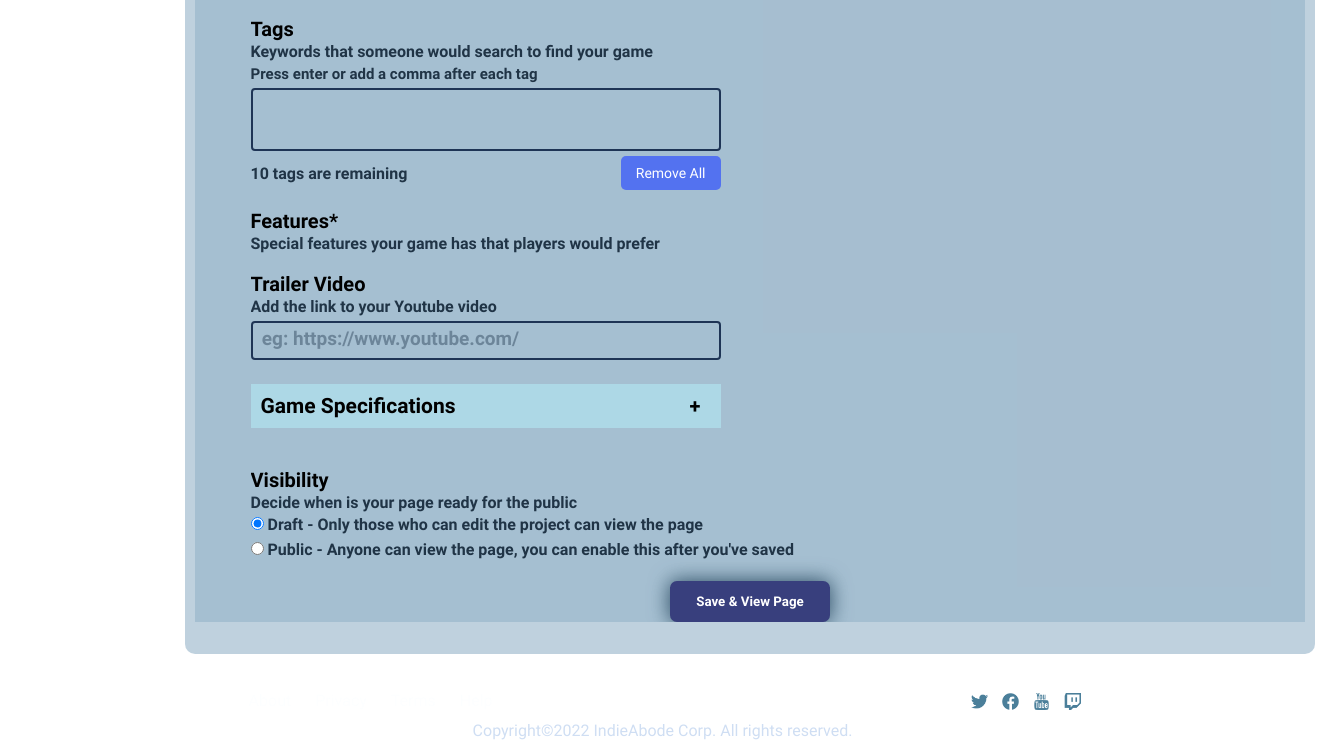
/gameupload (lower part), run on an earlier commit of the app's database.
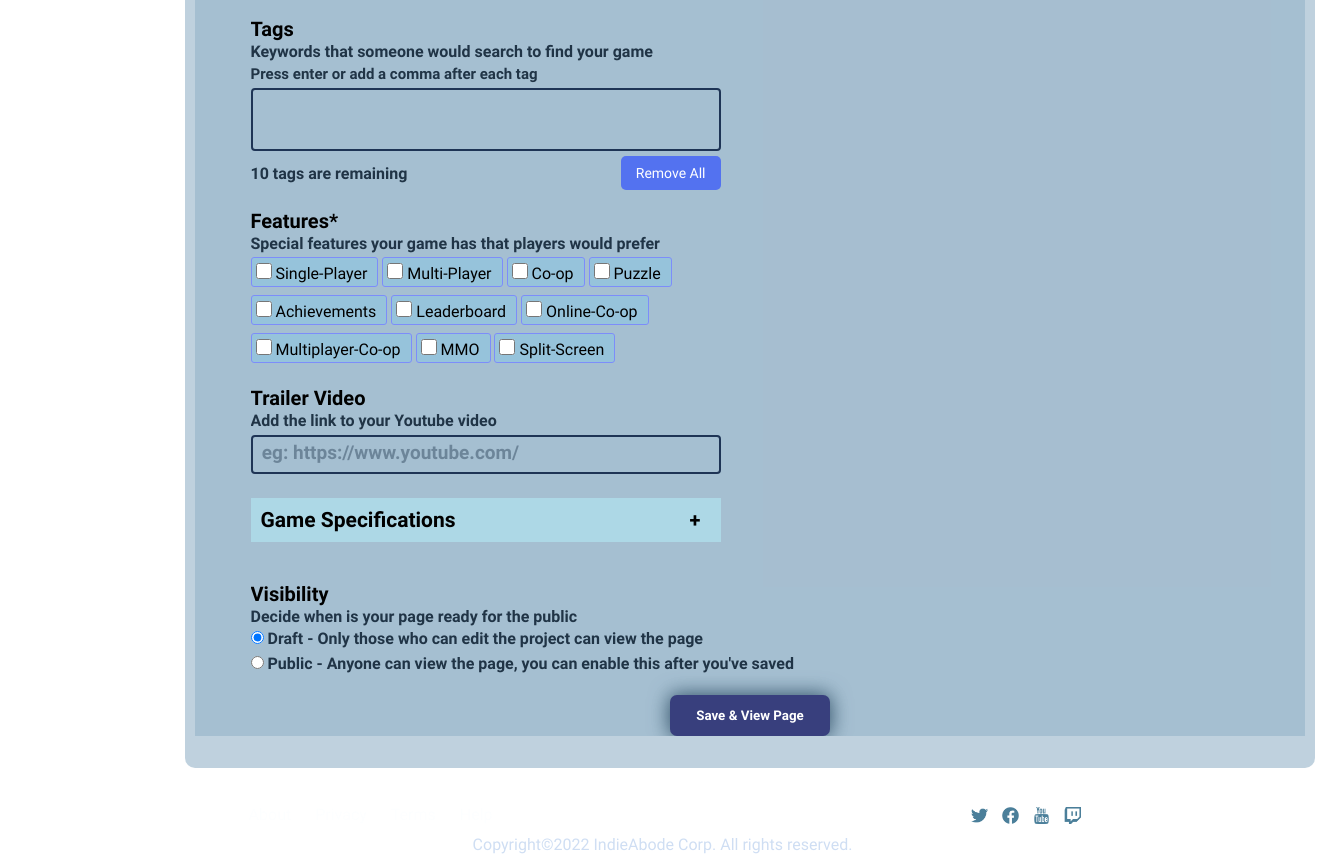
And on a later commit of the database.
### tables this page shows
CREATE TABLE `games_filters` (
  `id` int(11) NOT NULL,
  `type` varchar(50) NOT NULL,
  `filter` varchar(50) NOT NULL
);

### libs/View.php (called while the page is built, shortened)
<?php
class View
{
    public function render($viewName)
    {
        require 'views/' . $viewName . '.php';
    }
}

### controllers/Gameupload.php (called while the page is built, shortened)
<?php
class Gameupload extends Controller
{
    function index()
    {
        $this->view->features = $this->model->FeatureTypes();
        $this->view->render('Forms/GameUpload');
    }
}

### index.php (called while the page is built, shortened)
<?php
require 'libs/Controller.php';
require 'libs/Model.php';
require 'libs/View.php';
$app = new App();

### libs/Model.php (called while the page is built)
<?php
class Model
{
    function __construct()
    {
        $this->db = new Database(DB_TYPE, DB_HOST, DB_NAME, DB_USER, DB_PASSWORD);
    }
}

### models/Gameupload_Model.php (called while the page is built, shortened)
<?php
class Gameupload_Model extends Model
{
    function FeatureTypes()
    {
        $sql = "SELECT * FROM games_filters WHERE type='features'";
        $stmt = $this->db->prepare($sql);
        $stmt->execute();
        return $stmt->fetchAll();
    }
}

### libs/Controller.php (called while the page is built, shortened)
<?php
class Controller
{
    public function loadModel($modelName)
    {
        $path = 'models/' . $modelName . '_Model.php';
        if (file_exists($path)) {
            $this->model = new $className();
        }
    }
}

### views/Forms/GameUpload.php (the view, shortened to what the changed rows need)
<!DOCTYPE html>
<html lang="en">
<head>
    <link rel="stylesheet" href="https://unicons.iconscout.com/release/v4.0.0/css/thinline.css" />
</head>
<body>
    <?php
    include 'includes/navbar.php';
    ?>
    <div class="outer-box">
        <div class=" form-box">
            <div class="upload-content">
                <form action="/indieabode/gameupload/uploadgame" method="POST" id="upload-game-form" class="input-upload-group" enctype="multipart/form-data">
                    <div class="upload-row">
                        <div class="upload-col-left">
                            <br>
                            <div class="features-div">
                                <div class="feature-checkboxes">
                                    <?php foreach ($this->features as $feature) { ?>
                                        <div class="feature">
                                            <input type="checkbox" name="game-features[]" value="<?= $feature['filter'] ?>" id="<?= $feature['filter'] ?>">
                                            <label for="<?= $feature['filter'] ?>"><?= $feature['filter'] ?></label>
                                        </div>
                                    <?php } ?>
                                </div>
                                <br>
                            </div>
                        </div>
                    </div>
                </form>
            </div>
        </div>
    </div>
    <?php
    include 'includes/footer.php';
    ?>
</body>
</html>

What changed in the data, as far as the page shows it:
added games_filters: filter "Single-Player"
added games_filters: filter "Multi-Player"
added games_filters: filter "Co-op"
added games_filters: filter "Puzzle"
added games_filters: filter "Achievements"
added games_filters: filter "Leaderboard"
added games_filters: filter "Online-Co-op"
added games_filters: filter "Multiplayer-Co-op"
added games_filters: filter "MMO"
added games_filters: filter "Split-Screen"
